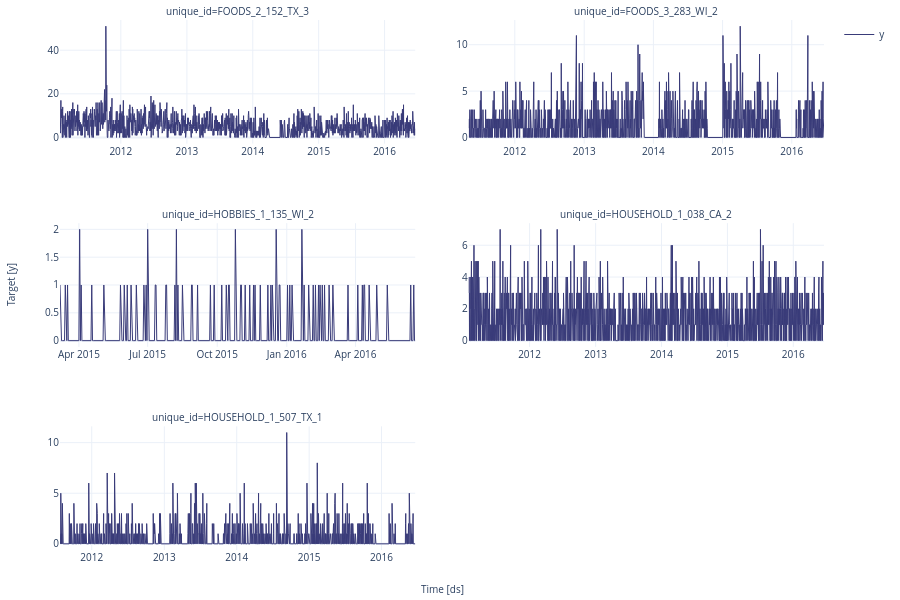

The cell this chart's notebook holds for it:
### Code cell
# select a five IDs for debugging
# TODO: decide on benchmarking scale
uids = sales['unique_id'].sample(5, random_state=4)
y_df = sales.query('unique_id in @uids')

from statsforecast import StatsForecast
StatsForecast.plot(y_df,engine='plotly')

### Figure 1 — Plotly figure (JSON) as saved in the notebook; plotly's stock layout.template omitted (floating-point values rounded to 4 significant figures; data arrays with more than 128 entries replaced by an {"elided": "..."} marker saying what was removed)
{"data": [{"legendgroup": "y", "line": {"color": "#393b79", "width": 1}, "mode": "lines", "name": "y", "showlegend": true, "type": "scatter", "x": {"elided": "1969 str values"}, "xaxis": "x", "y": {"elided": "1969 int values"}, "yaxis": "y"}, {"legendgroup": "y", "line": {"color": "#393b79", "width": 1}, "mode": "lines", "name": "y", "showlegend": false, "type": "scatter", "x": {"elided": "1875 str values"}, "xaxis": "x2", "y": {"elided": "1875 int values"}, "yaxis": "y2"}, {"legendgroup": "y", "line": {"color": "#393b79", "width": 1}, "mode": "lines", "name": "y", "showlegend": false, "type": "scatter", "x": {"elided": "471 str values"}, "xaxis": "x3", "y": {"elided": "471 int values"}, "yaxis": "y3"}, {"legendgroup": "y", "line": {"color": "#393b79", "width": 1}, "mode": "lines", "name": "y", "showlegend": false, "type": "scatter", "x": {"elided": "1969 str values"}, "xaxis": "x4", "y": {"elided": "1969 int values"}, "yaxis": "y4"}, {"legendgroup": "y", "line": {"color": "#393b79", "width": 1}, "mode": "lines", "name": "y", "showlegend": false, "type": "scatter", "x": {"elided": "1792 str values"}, "xaxis": "x5", "y": {"elided": "1792 int values"}, "yaxis": "y5"}], "layout": {"annotations": [{"font": {"size": 10}, "showarrow": false, "text": "unique_id=FOODS_2_152_TX_3", "x": 0.2325, "xanchor": "center", "xref": "paper", "y": 1.0, "yanchor": "bottom", "yref": "paper"}, {"font": {"size": 10}, "showarrow": false, "text": "unique_id=FOODS_3_283_WI_2", "x": 0.7675, "xanchor": "center", "xref": "paper", "y": 1.0, "yanchor": "bottom", "yref": "paper"}, {"font": {"size": 10}, "showarrow": false, "text": "unique_id=HOBBIES_1_135_WI_2", "x": 0.2325, "xanchor": "center", "xref": "paper", "y": 0.6167, "yanchor": "bottom", "yref": "paper"}, {"font": {"size": 10}, "showarrow": false, "text": "unique_id=HOUSEHOLD_1_038_CA_2", "x": 0.7675, "xanchor": "center", "xref": "paper", "y": 0.6167, "yanchor": "bottom", "yref": "paper"}, {"font": {"size": 10}, "showarrow": false, "text": "unique_id=HOUSEHOLD_1_507_TX_1", "x": 0.2325, "xanchor": "center", "xref": "paper", "y": 0.2333, "yanchor": "bottom", "yref": "paper"}, {"font": {"size": 10}, "showarrow": false, "text": "Time [ds]", "x": 0.5, "xanchor": "center", "xref": "paper", "y": 0, "yanchor": "top", "yref": "paper", "yshift": -30}, {"font": {"size": 10}, "showarrow": false, "text": "Target [y]", "textangle": -90, "x": 0, "xanchor": "right", "xref": "paper", "xshift": -40, "y": 0.5, "yanchor": "middle", "yref": "paper"}], "autosize": true, "font": {"size": 10}, "height": 600, "margin": {"b": 50, "l": 60, "r": 10, "t": 20}, "xaxis": {"anchor": "y", "domain": [0, 0.465], "showticklabels": true, "visible": true}, "xaxis2": {"anchor": "y2", "domain": [0.535, 1.0], "showticklabels": true, "visible": true}, "xaxis3": {"anchor": "y3", "domain": [0, 0.465], "showticklabels": true, "visible": true}, "xaxis4": {"anchor": "y4", "domain": [0.535, 1.0], "showticklabels": true, "visible": true}, "xaxis5": {"anchor": "y5", "domain": [0, 0.465], "showticklabels": true, "visible": true}, "xaxis6": {"anchor": "y6", "domain": [0.535, 1.0], "showticklabels": true, "visible": true}, "yaxis": {"anchor": "x", "domain": [0.7667, 1.0]}, "yaxis2": {"anchor": "x2", "domain": [0.7667, 1.0]}, "yaxis3": {"anchor": "x3", "domain": [0.3833, 0.6167]}, "yaxis4": {"anchor": "x4", "domain": [0.3833, 0.6167]}, "yaxis5": {"anchor": "x5", "domain": [0, 0.2333]}, "yaxis6": {"anchor": "x6", "domain": [0, 0.2333]}}}
